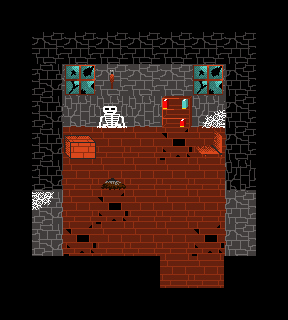

A 2D game scene composited from a Tiled map and its tileset images. What follows is a short description and the map's XML, with every tile layer's data as written:
An orthogonal 9x10 tile map with 32x32 px tiles, 4 tile layers (Ground, Objects, Walls, Wall Objects), 8 tilesets and 2 objects.

<map version="1.0" tiledversion="1.1.6" orientation="orthogonal" renderorder="right-down" width="9" height="10" tilewidth="32" tileheight="32" infinite="0" nextobjectid="4">
 <tileset firstgid="1" source="../Tilesets/indoor_floors.tsx" />
 <tileset firstgid="16" source="../Tilesets/miscobjects.tsx" />
 <tileset firstgid="56" source="../Tilesets/Stonework3.tsx" />
 <tileset firstgid="120" source="../Tilesets/tiles3.tsx" />
 <tileset firstgid="264" source="../Tilesets/furniture.tsx" />
 <tileset firstgid="300" source="../Tilesets/Campfire.tsx" />
 <tileset firstgid="325" source="../Tilesets/Trees.tsx" />
 <tileset firstgid="340" source="../Tilesets/webs.tsx" />
 <layer name="Ground" width="9" height="10">
  <data encoding="csv">
0,0,0,0,0,0,0,0,0,
0,0,0,0,0,0,0,0,0,
0,0,0,0,0,0,0,0,0,
0,8,8,8,8,8,8,75,0,
0,8,8,8,8,11,8,8,0,
0,8,8,8,8,8,8,8,0,
0,8,8,11,8,8,8,8,0,
0,8,11,8,8,8,11,8,0,
0,0,0,0,0,8,8,0,0,
0,0,0,0,0,0,0,0,0
</data>
 </layer>
 <layer name="Objects" width="9" height="10">
  <properties>
   <property name="unity:sortingLayerName" value="WorldObjects" />
   <property name="unity:sortingOrder" type="int" value="0" />
  </properties>
  <data encoding="csv">
0,0,0,0,0,0,0,0,0,
0,0,0,0,0,0,0,0,0,
0,75,0,0,0,0,0,75,0,
0,77,0,0,0,0,0,343,0,
0,0,19,0,0,0,264,0,0,
0,79,0,302,0,0,0,76,0,
0,8,0,0,0,0,0,0,0,
0,8,0,0,0,0,0,0,0,
0,0,0,0,0,0,0,0,0,
0,0,0,0,0,0,0,0,0
</data>
 </layer>
 <layer name="Walls" width="9" height="10">
  <data encoding="csv">
0,0,0,0,0,0,0,0,0,
0,56,56,56,56,56,56,56,0,
0,60,75,75,75,75,75,57,0,
0,60,77,77,77,77,77,57,0,
0,60,0,0,0,0,0,57,0,
0,65,0,0,0,0,0,67,0,
0,79,0,0,0,0,0,76,0,
0,79,0,0,0,0,0,76,0,
0,0,0,0,0,0,0,0,0,
0,0,0,0,0,0,0,0,0
</data>
 </layer>
 <layer name="Wall Objects" width="9" height="10">
  <data encoding="csv">
0,0,0,0,0,0,0,0,0,
0,0,0,0,0,0,0,0,0,
0,0,297,305,0,0,297,0,0,
0,0,0,26,0,276,342,0,0,
0,0,0,0,0,0,0,0,0,
0,0,0,0,0,0,0,0,0,
0,340,0,0,0,0,0,0,0,
0,0,0,0,0,0,0,0,0,
0,0,0,0,0,0,0,0,0,
0,0,0,0,0,0,0,0,0
</data>
 </layer>
 <objectgroup name="Boundaries">
  <object id="2" x="32" y="256" width="128" height="32" />
  <object id="3" x="224" y="256" width="32" height="32" />
 </objectgroup>
</map>
